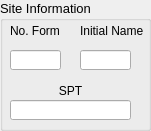
     <widget class="QGroupBox" name="groupBox_31">
      <property name="geometry">
       <rect>
        <x>760</x>
        <y>0</y>
        <width>151</width>
        <height>131</height>
       </rect>
      </property>
      <property name="font">
       <font>
        <family>Tahoma</family>
        <pointsize>10</pointsize>
       </font>
      </property>
      <property name="title">
       <string>Site Information</string>
      </property>
      <widget class="QLineEdit" name="Initial_LE_Hor_3">
       <property name="geometry">
        <rect>
         <x>80</x>
         <y>50</y>
         <width>51</width>
         <height>20</height>
        </rect>
       </property>
       <property name="font">
        <font>
         <weight>75</weight>
         <bold>true</bold>
        </font>
       </property>
       <property name="focusPolicy">
        <enum>Qt::NoFocus</enum>
       </property>
       <property name="alignment">
        <set>Qt::AlignRight|Qt::AlignTrailing|Qt::AlignVCenter</set>
       </property>
       <property name="readOnly">
        <bool>true</bool>
       </property>
      </widget>
      <widget class="QLabel" name="label_347">
       <property name="geometry">
        <rect>
         <x>10</x>
         <y>20</y>
         <width>61</width>
         <height>21</height>
        </rect>
       </property>
       <property name="font">
        <font>
         <pointsize>9</pointsize>
        </font>
       </property>
       <property name="text">
        <string>No. Form</string>
       </property>
      </widget>
      <widget class="QLineEdit" name="Number_Form_LE_Hor_3">
       <property name="geometry">
        <rect>
         <x>10</x>
         <y>50</y>
         <width>51</width>
         <height>20</height>
        </rect>
       </property>
       <property name="font">
        <font>
         <weight>75</weight>
         <bold>true</bold>
        </font>
       </property>
       <property name="focusPolicy">
        <enum>Qt::NoFocus</enum>
       </property>
       <property name="alignment">
        <set>Qt::AlignRight|Qt::AlignTrailing|Qt::AlignVCenter</set>
       </property>
       <property name="readOnly">
        <bool>true</bool>
       </property>
      </widget>
      <widget class="QLabel" name="label_348">
       <property name="geometry">
        <rect>
         <x>80</x>
         <y>20</y>
         <width>71</width>
         <height>21</height>
        </rect>
       </property>
       <property name="font">
        <font>
         <pointsize>9</pointsize>
        </font>
       </property>
       <property name="text">
        <string>Initial Name</string>
       </property>
      </widget>
      <widget class="QLabel" name="label_491">
       <property name="geometry">
        <rect>
         <x>40</x>
         <y>80</y>
         <width>61</width>
         <height>21</height>
        </rect>
       </property>
       <property name="font">
        <font>
         <pointsize>9</pointsize>
        </font>
       </property>
       <property name="text">
        <string>SPT</string>
       </property>
       <property name="alignment">
        <set>Qt::AlignCenter</set>
       </property>
      </widget>
      <widget class="QLineEdit" name="SPT_LE_Hor_3">
       <property name="geometry">
        <rect>
         <x>10</x>
         <y>100</y>
         <width>121</width>
         <height>20</height>
        </rect>
       </property>
       <property name="font">
        <font>
         <weight>75</weight>
         <bold>true</bold>
        </font>
       </property>
       <property name="focusPolicy">
        <enum>Qt::NoFocus</enum>
       </property>
       <property name="alignment">
        <set>Qt::AlignCenter</set>
       </property>
       <property name="readOnly">
        <bool>true</bool>
       </property>
      </widget>
     </widget>
